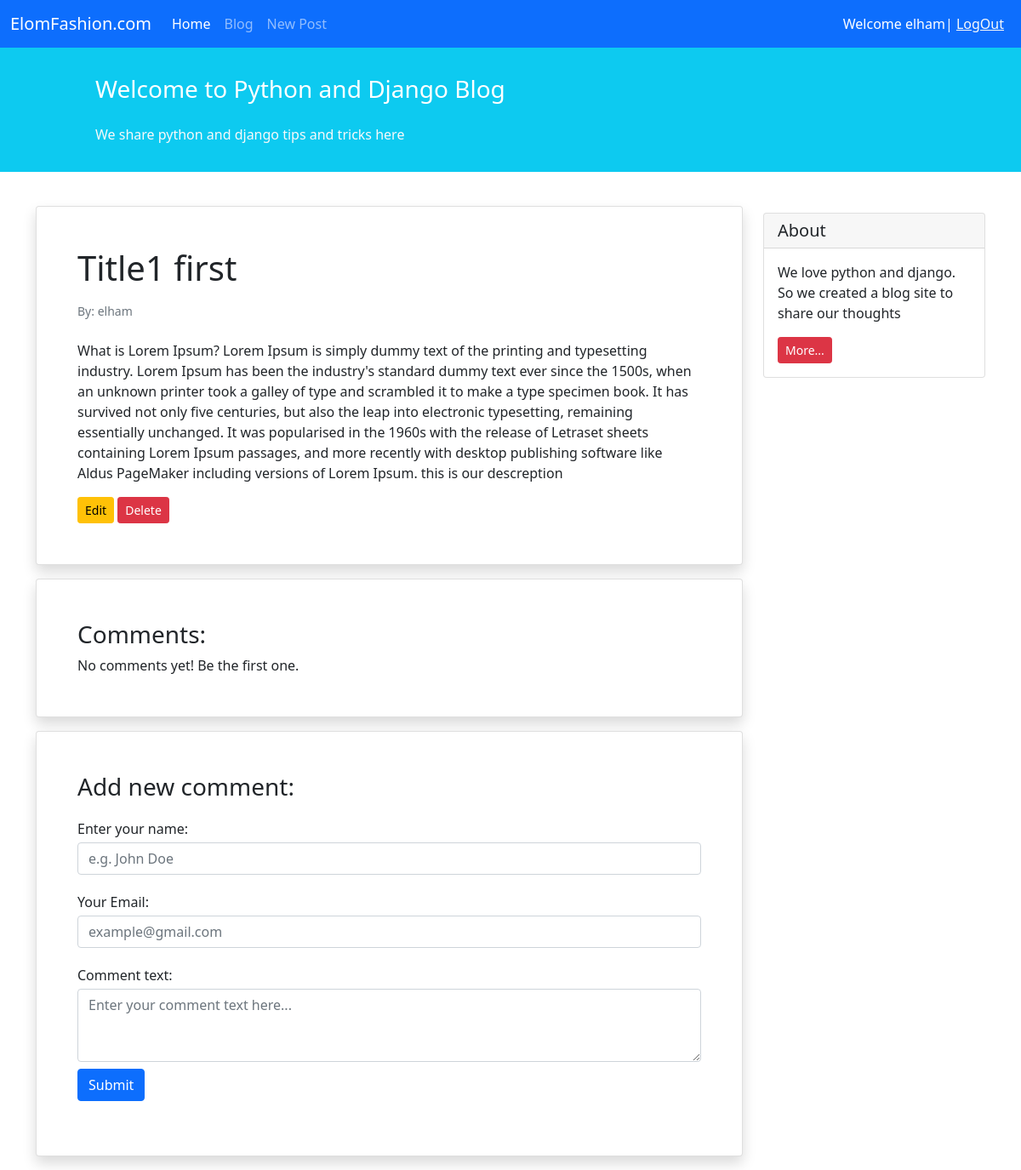
Page /blog/1/ (signed in) on the committed database.
### blogs/models.py (models this page shows, shortened)
class Post(models.Model):
    STATUS_CHOICES = (
        ('pub', 'published'),
        ('drf', 'draft')
    )
    title = models.CharField(max_length=100)
    text = models.TextField()
    author = models.ForeignKey('auth.User', on_delete=models.CASCADE)
    datetime_created = models.DateTimeField(auto_now_add=True)
    datatime_modified = models.DateTimeField(auto_now=True)
    status = models.CharField(choices=STATUS_CHOICES, max_length=3)

### blogs/views.py (the view)
# urls.py: path('<int:pk>/', views.PostDetailView.as_view(), name='post_detail'),
class PostDetailView(generic.DetailView):
    model = Post
    template_name = 'blogs/post_detail.html'

### blogs/templates/blogs/post_detail.html (shortened to what this page needs)
{% extends '_base.html' %}
{% block content %}
<div class="container mt-4">
    <div class="row">
        <div class="col-9">
            <div class="card shadow my-3 p-5">
                <h1>{{post.title}}</h1>
                <p class="small text-muted mt-2">By: {{post.author}}</p>
                <p class="mt-2">{{ post.text }}</p>
                <div>
                       <a href ="{% url 'post_update' post.id %} "   class="btn btn-sm btn-warning" title=pk:{{post.id}} >Edit</a>
                       <a href ="{% url 'post_delete' post.id %} "   class="btn btn-sm btn-danger" title=pk:{{post.id}}>Delete</a>
                </div>
            </div>
            <div class="card shadow my-3 p-5">
                <h3>Comments:</h3>
                    No comments yet! Be the first one.
            </div>
            <div class="card shadow my-3 p-5">
                <h3>Add new comment:</h3>
                <form method="POST">
                    <div class="form-group py-2">
                        <label class="py-1" for="author_name">Enter your name:</label>
                        <input type="text" class="form-control" placeholder="e.g. John Doe" name="author_name">
                    </div>
                    <div class="form-group py-2">
                        <label class="py-1" for="email">Your Email:</label>
                        <input type="email" class="form-control" placeholder="example@gmail.com" name="email">
                    </div>
                    <div class="form-group py-2">
                        <label class="py-1" for="comment_text">Comment text:</label>
                        <textarea class="form-control" name="text" rows="3" placeholder="Enter your comment text here..."></textarea>
                    </div>
                    <button type="submit" class="btn btn-primary">Submit</button>
                </form>
            </div>
        </div>
        <div class="col-3">
                <div class="card my-4">
                    <h5 class="card-header">About</h5>
                    <div class="card-body">
                        <p class="card-text">We love python and django. So we created a blog site to share our
                            thoughts</p>
                        <a href="#"
                           class="btn btn-sm btn-danger">
                            More...
                        </a>
                    </div>
                </div>
        </div>
    </div>
</div>
{% endblock content %}

### templates/_base.html (shortened to what this page needs)
<html>
<head>
    <link href="https://cdn.jsdelivr.net/npm/bootstrap@5.1.3/dist/css/bootstrap.min.css" rel="stylesheet"
>
</head>
<body>
<nav class="navbar navbar-expand-lg navbar-dark bg-primary">
    <div class="container-fluid">
        <a class="navbar-brand" href="#">ElomFashion.com</a>
        <div class="collapse navbar-collapse" id="navbarNavAltMarkup">
            <div class="navbar-nav">
                <a class="nav-link active" aria-current="page" href="{% url 'home_list' %}">Home</a>
                <a class="nav-link" href="{% url 'post_list' %}">Blog</a>
                <a class="nav-link" href="{% url 'post_create' %} ">New Post</a>
            </div>
        </div>
        <div class="mx-2 text-white">
            {% if user.is_authenticated %}
                Welcome {{ user.username }}| <a class="text-light" href="{% url 'logout' %} ">LogOut</a>
            {% else %}
             <a class="text-light" href="{% url 'login' %} ">Log In</a>| <a class="text-light" href="{% url 'signup' %} ">Sign Up</a>
            {% endif %}
        </div>
    </div>
</nav>
<div class="container-fluid bg-info">
    <div class="row py-3">
        <div class="col-md-8 col-md-10 mx-auto">
            <h3 class="my-4 mt-3 text-white">Welcome to Python and Django Blog</h3>
            <p class="text-light">We share python and django tips and tricks here</p>
        </div>
    </div>
</div>
    {% block content %}
    {% endblock content %}
</body>
</html>

### rows in the picture
Post: title "Title1 first", author "elham", text "What is Lorem Ipsum? Lorem Ipsum is simply dummy text of the printing and typesetting industry. Lorem Ipsum has been the industry's standard dummy text ever since the 1500s, when an unknown printer took a galley of type and scrambled it to make a type specimen book. It has survived not only five centuries, but also the leap into electronic typesetting, remaining essentially unchanged. It was popularised in the 1960s with the release of Letraset sheets containing Lorem Ipsum passages, and more recently with desktop publishing software like Aldus PageMaker including versions of Lorem Ipsum. this is our descreption"

### other values in the picture
{{ user.username }} "elham"
